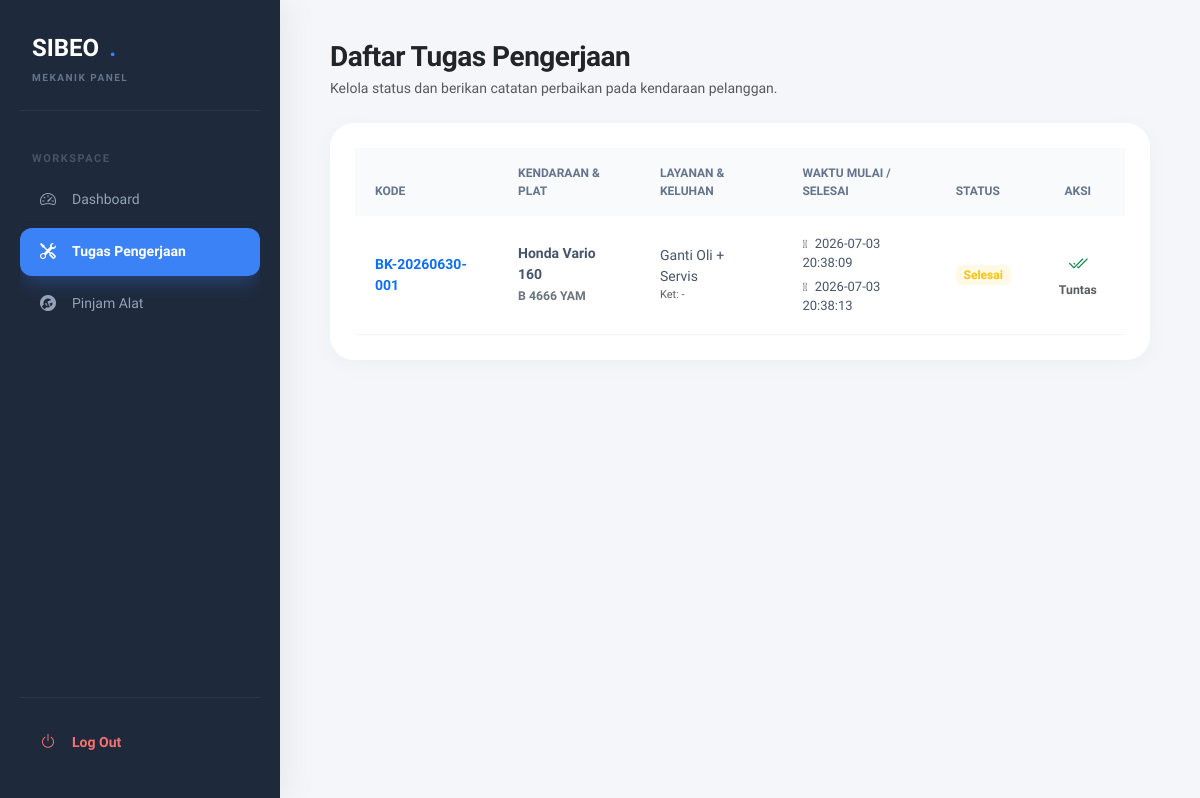
The page /mekanik/pengerjaan.php (signed in) on the database as committed earlier.
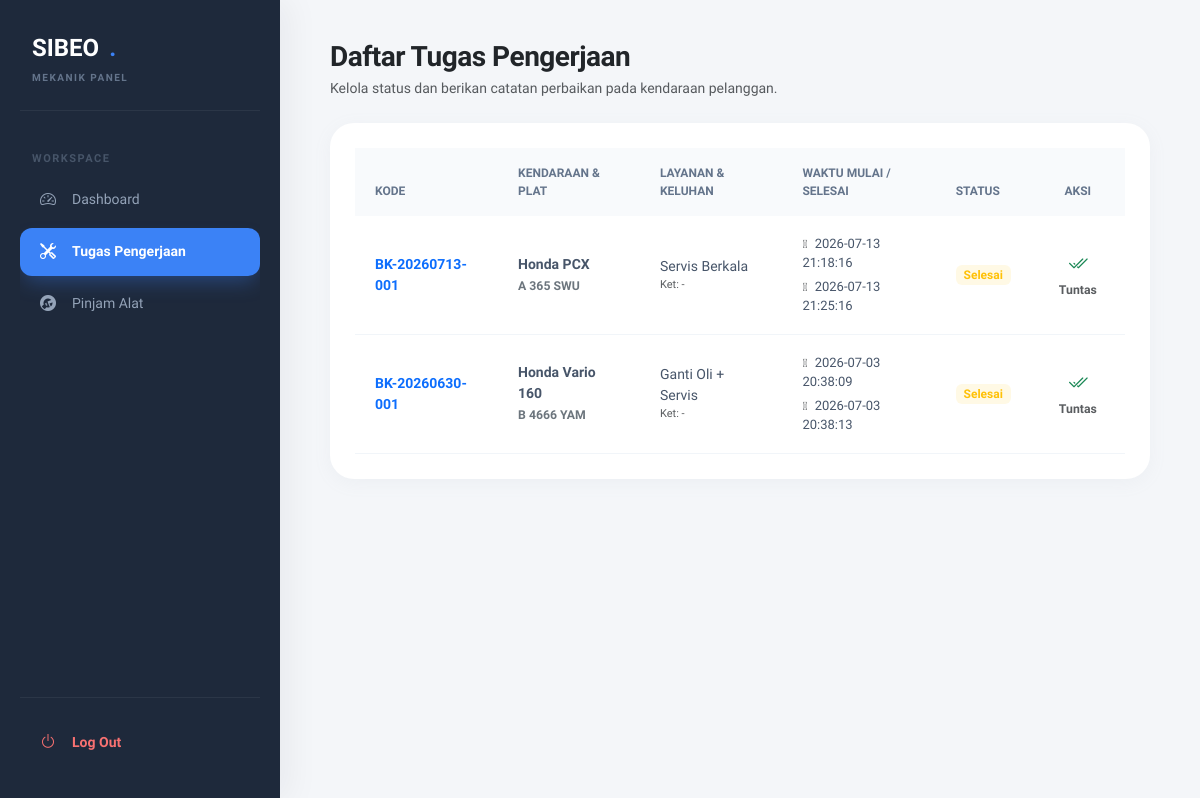
The same page on the database as committed later.
### tables this page shows
CREATE TABLE `tbl_pengerjaan` (
  `id_pengerjaan` int(11) NOT NULL,
  `id_booking` int(11) NOT NULL,
  `id_mekanik` int(11) NOT NULL,
  `catatan_pemeriksaan` text DEFAULT NULL,
  `catatan_pengerjaan` text DEFAULT NULL,
  `status` varchar(30) NOT NULL DEFAULT 'dimulai',
  `waktu_mulai` datetime NOT NULL,
  `waktu_selesai` datetime DEFAULT NULL
);

CREATE TABLE `tbl_booking` (
  `id_booking` int(11) NOT NULL,
  `kode_booking` varchar(20) NOT NULL,
  `id_pelanggan` int(11) NOT NULL,
  `id_kendaraan` int(11) NOT NULL,
  `id_paket` int(11) NOT NULL,
  `id_stall` int(11) DEFAULT NULL,
  `id_mekanik` int(11) DEFAULT NULL,
  `tanggal_servis` date NOT NULL,
  `jam_servis` time NOT NULL,
  `keluhan` text NOT NULL,
  `status` varchar(30) NOT NULL DEFAULT 'menunggu',
  `created_at` timestamp NOT NULL DEFAULT current_timestamp()
);

CREATE TABLE `tbl_kendaraan` (
  `id_kendaraan` int(11) NOT NULL,
  `id_pelanggan` int(11) NOT NULL,
  `nomor_polisi` varchar(12) NOT NULL,
  `merk` varchar(50) NOT NULL,
  `tipe` enum('Motor','Mobil') NOT NULL,
  `tahun_pembuatan` year(4) NOT NULL
);

CREATE TABLE `tbl_paket_layanan` (
  `id_paket` int(11) NOT NULL,
  `nama_paket` varchar(100) NOT NULL,
  `deskripsi` text NOT NULL,
  `harga` decimal(12,2) NOT NULL
);

### mekanik/pengerjaan.php (the view, shortened to what the changed rows need)
<?php
include "../config/koneksi.php";
$id_mekanik = $_SESSION['id'];
?>
<!DOCTYPE html>
<html lang="id">
<head>
    <link href="https://cdn.jsdelivr.net/npm/bootstrap@5.3.0/dist/css/bootstrap.min.css" rel="stylesheet">
    <link href="https://cdnjs.cloudflare.com/ajax/libs/font-awesome/6.4.0/css/all.min.css" rel="stylesheet">
    <link rel="stylesheet" href="https://cdn.jsdelivr.net/npm/bootstrap-icons@1.11.1/font/bootstrap-icons.css">
</head>
<body>
<div class="layout-wrapper">
    <div class="main-canvas">
        <div class="table-premium">
            <div class="table-responsive">
                <table class="table table-hover align-middle mb-0">
                    <thead>
                        <tr>
                            <th>KODE</th>
                            <th>KENDARAAN & PLAT</th>
                            <th>LAYANAN & KELUHAN</th>
                            <th>WAKTU MULAI / SELESAI</th>
                            <th>STATUS</th>
                            <th class="text-center">AKSI</th>
                        </tr>
                    </thead>
                    <tbody>
                    <?php
                    $query_pengerjaan = mysqli_query($koneksi, "SELECT p.*, b.kode_booking, b.keluhan, k.merk, k.nomor_polisi, l.nama_paket
                                                                FROM tbl_pengerjaan p
                                                                JOIN tbl_booking b ON p.id_booking = b.id_booking
                                                                JOIN tbl_kendaraan k ON b.id_kendaraan = k.id_kendaraan
                                                                JOIN tbl_paket_layanan l ON b.id_paket = l.id_paket
                                                                WHERE p.id_mekanik = '$id_mekanik'
                                                                ORDER BY p.id_pengerjaan DESC");
                    if (!$query_pengerjaan || mysqli_num_rows($query_pengerjaan) == 0) {
                        echo "<tr><td colspan='6' class='text-center text-muted py-4 small'>Belum ada daftar pengerjaan yang ditugaskan.</td></tr>";
                    } else {
                        while ($r = mysqli_fetch_assoc($query_pengerjaan)) {
                            $status = $r['status'];
                            $badge = "bg-warning text-warning";
                            ?>
                            <tr>
                                <td class="fw-bold text-primary"><?= $r['kode_booking']; ?></td>
                                <td class="fw-semibold">
                                    <?= htmlspecialchars($r['merk']); ?>
                                    <br><code class="text-secondary small fw-bold"><?= htmlspecialchars($r['nomor_polisi']); ?></code>
                                </td>
                                <td>
                                    <span class="fw-medium"><?= htmlspecialchars($r['nama_paket']); ?></span>
                                    <br><small class="text-muted d-block" style="max-width: 250px; font-size: 11px;">Ket: <?= !empty($r['keluhan']) ? htmlspecialchars($r['keluhan']) : '-'; ?></small>
                                </td>
                                <td style="font-size: 13px;">
                                    <div><i class="fa-solid fa-play text-muted me-1 small"></i> <?= (!empty($r['waktu_mulai']) && $r['waktu_mulai'] != '0000-00-00 00:00:00') ? $r['waktu_mulai'] : '-'; ?></div>
                                    <div class="mt-1"><i class="fa-solid fa-flag-checkered text-muted me-1 small"></i> <?= (!empty($r['waktu_selesai']) && $r['waktu_selesai'] != '0000-00-00 00:00:00') ? $r['waktu_selesai'] : '-'; ?></div>
                                </td>
                                <td>
                                    <span class="badge bg-opacity-10 <?= $badge; ?> px-2.5 py-1.5 rounded text-capitalize" style="font-size: 12px; font-weight: 600;"><?= $status; ?></span>
                                </td>
                                <td class="text-center">
                                    <?php
                                    if (strtolower($r['status']) !== 'selesai') {
                                    ?>
                                        <button type="button" class="btn btn-outline-primary btn-sm px-3 rounded-pill" data-bs-toggle="modal" data-bs-target="#modalUpdate<?= $r['id_pengerjaan']; ?>">
                                            <i class="bi bi-pencil-square"></i> Update
                                        </button>
                                    <?php } else { ?>
                                        <span class="text-muted small fw-bold"><i class="bi bi-check2-all text-success fs-5"></i> Tuntas</span>
                                    <?php } ?>
                                </td>
                            </tr>
                            <?php
                        }
                    }
                    ?>
                    </tbody>
                </table>
            </div>
        </div>
    </div>
</div>
</body>
</html>

Rows that differ between the two databases and show on the page:
added tbl_pengerjaan: id_booking.kode_booking "BK-20260713-001", tbl_kendaraan.merk "Honda PCX", tbl_kendaraan.nomor_polisi "A 365 SWU", tbl_paket_layanan.nama_paket "Servis Berkala", waktu_mulai "2026-07-13 21:18:16", waktu_selesai "2026-07-13 21:25:16", status "Selesai", shows "Tuntas"
